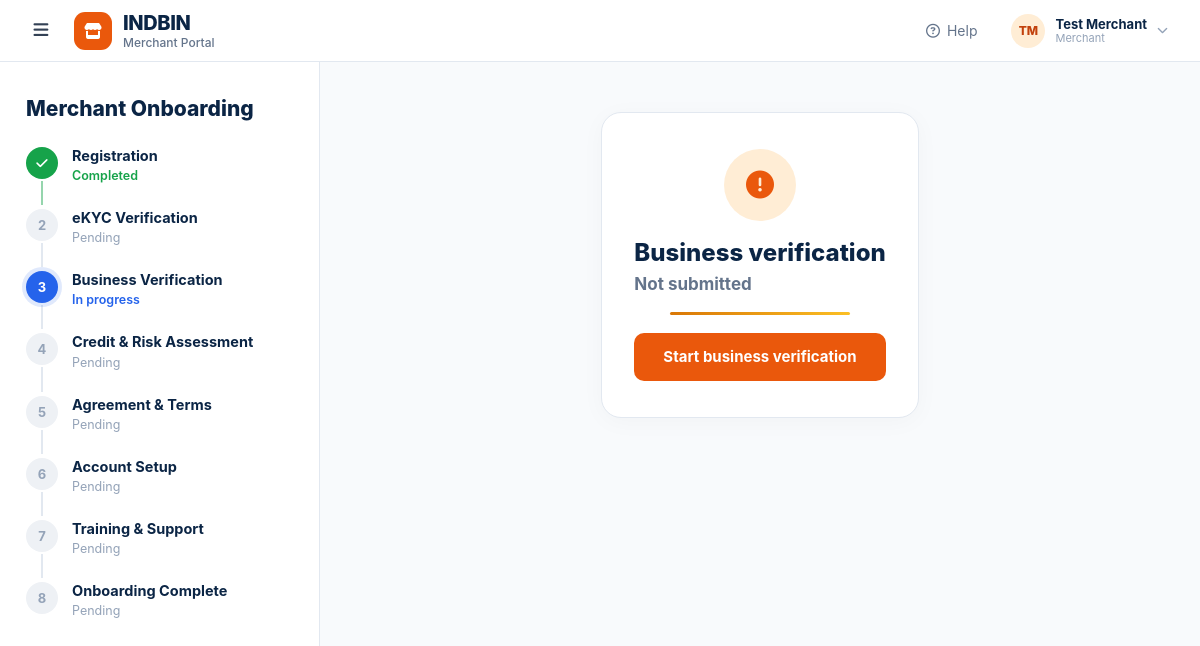
The page /merchant/business/status.php (signed in) on the database its author committed.
### tables this page shows
CREATE TABLE users (
    id                INT UNSIGNED AUTO_INCREMENT PRIMARY KEY,
    role              ENUM('customer','agent','merchant','admin') NOT NULL DEFAULT 'customer',
    full_name         VARCHAR(150)  NOT NULL,
    email             VARCHAR(190)  NOT NULL,
    mobile            VARCHAR(15)   NULL,
    password_hash     VARCHAR(255)  NOT NULL,

     
    party_code        VARCHAR(32)   NULL,
    customer_code     VARCHAR(32)   NULL,    

     
    business_name     VARCHAR(180)  NULL,
    business_type     VARCHAR(100)  NULL,
    merchant_id       INT UNSIGNED  NULL,    

     
    referral_code     VARCHAR(24)   NULL,
    upline_id         INT UNSIGNED  NULL,

     
    mobile_verified   TINYINT(1)    NOT NULL DEFAULT 0,
    email_verified    TINYINT(1)    NOT NULL DEFAULT 0,
    kyc_status        ENUM('not_started','pending','approved','rejected','resubmit')
                      NOT NULL DEFAULT 'not_started',
    business_verification_status ENUM('not_started','pending','approved','rejected')
                      NOT NULL DEFAULT 'not_started',
    background_status ENUM('not_started','pending','approved','rejected')
                      NOT NULL DEFAULT 'not_started',
    onboarding_step   TINYINT UNSIGNED NOT NULL DEFAULT 1,
    account_status    ENUM('registered','onboarding','active','suspended','closed')
                      NOT NULL DEFAULT 'registered',

    risk_score        SMALLINT UNSIGNED NULL,
    risk_category     VARCHAR(30)   NULL,
    credit_limit      DECIMAL(12,2) NOT NULL DEFAULT 0.00,

    preferred_support_channel VARCHAR(30) NULL,
    onboarding_completed_at   DATETIME NULL,
    agreement_signed_at       DATETIME NULL,
    product_enablement_completed_at DATETIME NULL,
    account_setup_completed_at DATETIME NULL,
    training_completed_at     DATETIME NULL,
    app_walkthrough_completed_at DATETIME NULL,

    last_login_at     DATETIME      NULL,
    created_at        TIMESTAMP     NOT NULL DEFAULT CURRENT_TIMESTAMP,
    updated_at        TIMESTAMP     NOT NULL DEFAULT CURRENT_TIMESTAMP ON UPDATE CURRENT_TIMESTAMP,

    UNIQUE KEY uq_users_email    (email),
    UNIQUE KEY uq_users_mobile   (mobile),
    UNIQUE KEY uq_users_party    (party_code),
    UNIQUE KEY uq_users_code     (customer_code),
    UNIQUE KEY uq_users_referral (referral_code),
    KEY idx_users_role_status    (role, account_status),
    KEY idx_users_upline         (upline_id)
);

### merchant/portal/shell.php (called while the page is built, shortened)
<?php
require_once dirname(dirname(__DIR__)) . '/core/onboarding_shell.php';
function get_step_statuses(PDO $pdo, int $user_id): array
{
    $stmt = $pdo->prepare(
        "SELECT kyc_status, business_verification_status, risk_score,
                agreement_signed_at, account_setup_completed_at, product_enablement_completed_at,
                training_completed_at, onboarding_completed_at
         FROM users WHERE id = ?"
    );
    $stmt->execute([$user_id]);
    $u = $stmt->fetch();
    $statuses = [];
    $statuses['registration']    = 'completed';
    $statuses['ekyc']            = match ($u['kyc_status']) {
        'approved' => 'completed',
        'pending'  => 'in_review',
        'rejected' => 'rejected',
        'resubmit' => 'in_progress',
        default    => 'pending',
    };
    $statuses['business']        = match ($u['business_verification_status']) {
        'approved' => 'completed',
        'pending'  => 'in_review',
        'rejected' => 'rejected',
        default    => 'pending',
    };
    $statuses['credit']          = $u['risk_score'] !== null ? 'completed' : 'pending';
    $statuses['agreement']       = $u['agreement_signed_at'] ? 'completed' : 'pending';
    $statuses['account_setup']   = $u['account_setup_completed_at'] ? 'completed' : 'pending';
    $statuses['training']        = $u['training_completed_at'] ? 'completed' : 'pending';
    $statuses['complete']        = $u['onboarding_completed_at'] ? 'completed' : 'pending';
    return $statuses;
}
function render_shell_open(PDO $pdo, int $user_id, string $activeStepKey, string $pageTitle): void
{
    $stmt = $pdo->prepare("SELECT * FROM users WHERE id = ?");
    $stmt->execute([$user_id]);
    $user = $stmt->fetch() ?: ['id' => $user_id, 'full_name' => 'Merchant', 'role' => 'merchant'];
    onboarding_shell_render_open(
        $pdo, $user, 'merchant',
        get_step_statuses($pdo, $user_id),
        $activeStepKey, $pageTitle
    );
}

### core/helpers.php (called while the page is built, shortened)
<?php
function e(?string $v): string
{
    return htmlspecialchars($v ?? '', ENT_QUOTES | ENT_SUBSTITUTE, 'UTF-8');
}

### merchant/business/status.php (the view, shortened to what this page needs)
<?php
require_once __DIR__ . '/../db.php';
require_once __DIR__ . '/../portal/shell.php';
$user_id = $_SESSION['user_id'];
$stmt = $pdo->prepare("SELECT role, business_verification_status FROM users WHERE id = ?");
$stmt->execute([$user_id]);
$user = $stmt->fetch();
$status = $user['business_verification_status'] ?? 'not_submitted';
$statusConfig = [
    'not_submitted' => ['label' => 'Not submitted', 'icon' => 'fa-circle-exclamation', 'sColor' => '#64748b', 'sBg' => '#f1f5f9'],
    'not_started'   => ['label' => 'Not submitted', 'icon' => 'fa-circle-exclamation', 'sColor' => '#64748b', 'sBg' => '#f1f5f9'],
    'pending'       => ['label' => 'Pending review', 'icon' => 'fa-clock', 'sColor' => '#b45309', 'sBg' => '#fef3c7'],
    'approved'      => ['label' => 'Approved', 'icon' => 'fa-circle-check', 'sColor' => '#059669', 'sBg' => '#d1fae5'],
    'rejected'      => ['label' => 'Rejected', 'icon' => 'fa-circle-xmark', 'sColor' => '#dc2626', 'sBg' => '#fee2e2'],
];
$cfg = $statusConfig[$status] ?? $statusConfig['not_submitted'];
?>
    <?php render_shell_open($pdo, $user_id, 'business', 'Business Verification Status'); ?>
    <div style="max-width:460px; margin:0 auto;">
    <div class="card">
        <div class="icon-circle"><i class="fa-solid <?= $cfg['icon'] ?>"></i></div>
        <h1>Business verification</h1>
        <p class="status-label"><?= htmlspecialchars($cfg['label']) ?></p>
        <div class="gradient-divider"></div>
        <?php if (in_array($status, ['not_submitted','not_started'], true)): ?>
            <a href="upload.php" class="btn block">Start business verification</a>
        <?php elseif ($status === 'rejected'): ?>
            <a href="upload.php" class="btn block">Resubmit documents</a>
        <?php elseif ($status === 'pending'): ?>
            <p style="font-size:13px; color:#64748b; margin-top:4px; margin-bottom:14px;">We'll notify you once it's reviewed. This usually takes 1–2 business days.</p>
            <a href="../credit/status.php" class="btn block">Continue to Credit & Risk Assessment</a>
        <?php elseif ($status === 'approved'): ?>
            <a href="../credit/status.php" class="btn block">View your credit score</a>
        <?php endif; ?>
    </div>
    </div>

### customer/portal/topbar.php (shortened to what this page needs)
<?php
function render_topbar(PDO $pdo, array $user, string $context = 'portal'): void
{
    $role = (string)($user['role'] ?? 'customer');
    $roleLabel = match ($role) {
        'admin'    => 'Back office',
        'agent'    => 'Agent',
        'merchant' => 'Merchant',
        default    => 'Customer',
    };
    $portalLabel = match ($role) {
        'admin'    => 'Back office',
        'agent'    => 'Agent Portal',
        'merchant' => 'Merchant Portal',
        default    => 'Customer Portal',
    };
    $portalIcon = match ($role) {
        'admin'    => 'fa-shield-halved',
        'agent'    => 'fa-user-tie',
        'merchant' => 'fa-store',
        default    => 'fa-user',
    };
    $parts    = preg_split('/\s+/', trim((string)$user['full_name'])) ?: [];
    $initials = strtoupper(
        mb_substr($parts[0] ?? '?', 0, 1) . (count($parts) > 1 ? mb_substr(end($parts), 0, 1) : '')
    );
    ?>
<header class="topbar">
    <div class="topbar-left">
        <button type="button" class="nav-toggle" aria-label="Toggle navigation"
                aria-expanded="true" onclick="toggleNav(this)">
            <i class="fa-solid fa-bars"></i>
        </button>
        <a class="brand" href="<?= BASE_URL ?>/index.php">
            <span class="brand-mark" aria-hidden="true">
                <i class="fa-solid <?= e($portalIcon) ?>"></i>
            </span>
            <span class="brand-text">
                <span class="brand-name">IND<span>BIN</span></span>
                <span class="brand-sub"><?= e($portalLabel) ?></span>
            </span>
        </a>
    </div>
    <div class="topbar-right">
        <a class="help-link" href="<?= BASE_URL ?>/help.php">
            <i class="fa-regular fa-circle-question" aria-hidden="true"></i>
            <span>Help</span>
        </a>
        <details class="user-menu">
            <summary>
                <span class="avatar"><?= e($initials) ?></span>
                <span class="who">
                    <strong><?= e($user['full_name']) ?></strong>
                    <small><?= e($roleLabel) ?></small>
                </span>
                <i class="fa-solid fa-chevron-down" style="font-size:11px;color:var(--faint);"></i>
            </summary>
        </details>
    </div>
</header>
<?php
}

### assets/indbin.css (style rules this page uses)
:root { --ink: #0b2545; --body: #334155; --muted: #64748b; --faint: #94a3b8; --line: #e2e8f0; --field: #cbd5e1; --surface: #ffffff; --canvas: #f8fafc; --brand: #2563eb; --brand-soft: #e0edff; --ok: #16a34a; --ok-soft: #dcfce7; --warn: #d97706; --warn-soft: #fef3c7; --bad: #dc2626; --bad-soft: #fef2f2; --radius-card: 20px; --radius-field: 12px; }
* { margin: 0; padding: 0; box-sizing: border-box; }
body { font-family: -apple-system, BlinkMacSystemFont, "Segoe UI", Roboto, sans-serif; background: var(--canvas); color: var(--body); min-height: 100vh; }
.card { background: var(--surface); border: 1px solid var(--line); border-radius: var(--radius-card); box-shadow: 0 4px 25px rgba(0,0,0,.03); padding: 36px 32px; width: 100%; max-width: 480px; }
.btn { display: inline-flex; align-items: center; justify-content: center; gap: 8px; min-height: 48px; padding: 0 20px; border: none; border-radius: 10px; background: var(--brand); color: #fff; font: inherit; font-size: 15px; font-weight: 700; cursor: pointer; text-decoration: none; }
.btn.block { width: 100%; }
body { display: flex; flex-direction: column; }
.topbar { display: flex; justify-content: space-between; align-items: center; gap: 16px; padding: 0 22px; height: 62px; flex-shrink: 0; background: var(--surface); border-bottom: 1px solid var(--line); position: sticky; top: 0; z-index: 40; }
.topbar-left, .topbar-right { display: flex; align-items: center; gap: 14px; }
.nav-toggle { width: 38px; height: 38px; border: none; border-radius: 9px; background: transparent; color: var(--body); font-size: 17px; cursor: pointer; }
.brand { text-decoration: none; display: block; line-height: 1.05; }
.brand-name { font-size: 24px; font-weight: 800; letter-spacing: -1px; }
.brand-sub { display: block; font-size: 8.5px; font-weight: 700; color: #16355F; letter-spacing: 2.1px; text-transform: uppercase; margin-top: 2px; }
.user-menu { position: relative; }
.user-menu summary { display: flex; align-items: center; gap: 10px; padding: 6px 10px; border-radius: 10px; cursor: pointer; list-style: none; }
.avatar { width: 34px; height: 34px; border-radius: 50%; flex-shrink: 0; background: var(--brand-soft); color: var(--brand); display: flex; align-items: center; justify-content: center; font-size: 12px; font-weight: 800; }
.who { display: flex; flex-direction: column; line-height: 1.25; }
.who strong { font-size: 13px; font-weight: 700; color: var(--ink); }
.who small { font-size: 11px; color: var(--faint); }
.icon-circle { width: 72px; height: 72px; border-radius: 50%; display: flex; align-items: center; justify-content: center; font-size: 28px; margin: 0 auto 18px; background: var(--brand-soft); color: var(--brand); }
.gradient-divider { height: 3px; border-radius: 2px; margin: 18px auto; max-width: 180px; background: linear-gradient(90deg, var(--warn), #fbbf24); }
.status-label { font-size: 17px; font-weight: 700; color: var(--muted); }
:root { --step-done: #16a34a; --step-active: #2563eb; --step-bad: #dc2626; --step-idle: #eef1f5; --step-idle-on: #94a3b8; --step-rail: #e2e8f0; }
body[data-portal="merchant"] { --brand: #ea580c; --brand-soft: #ffedd5; --brand-deep: #c2410c; }
.brand { display: flex; align-items: center; gap: 11px; }
.brand-mark { width: 38px; height: 38px; border-radius: 11px; flex-shrink: 0; display: flex; align-items: center; justify-content: center; background: var(--brand); color: #fff; font-size: 16px; }
.brand-text { display: block; line-height: 1.15; }
.brand-name { font-size: 20px; font-weight: 800; color: var(--ink); letter-spacing: -.4px; }
body[data-portal] .brand-sub { font-size: 12px; font-weight: 500; color: var(--muted); letter-spacing: 0; text-transform: none; margin-top: 1px; }
.help-link { display: flex; align-items: center; gap: 7px; font-size: 14px; color: var(--muted); text-decoration: none; padding: 7px 10px; border-radius: 9px; }
body[data-portal] .avatar { background: var(--brand-soft); color: var(--brand-deep); }
.main h1, .page-heading, .certificate-title, .complete-title, .training-title h1, .hierarchy-title h1, .test-header h1, .page-header h1 { font-size: 24px; font-weight: 800; color: var(--ink); line-height: 1.2; margin-bottom: 6px; text-align: center; }

### rows shown on the page
users: role "Merchant Portal", full_name "TM", full_name "Test Merchant", role "Merchant", business_verification_status "Not submitted"

### other values the page prints
$label "Registration"
$word "Completed"
$label "eKYC Verification"
$word "Pending"
$label "Business Verification"
$word "In progress"
$label "Credit & Risk Assessment"
$label "Agreement & Terms"
$label "Account Setup"
$label "Training & Support"
$label "Onboarding Complete"
